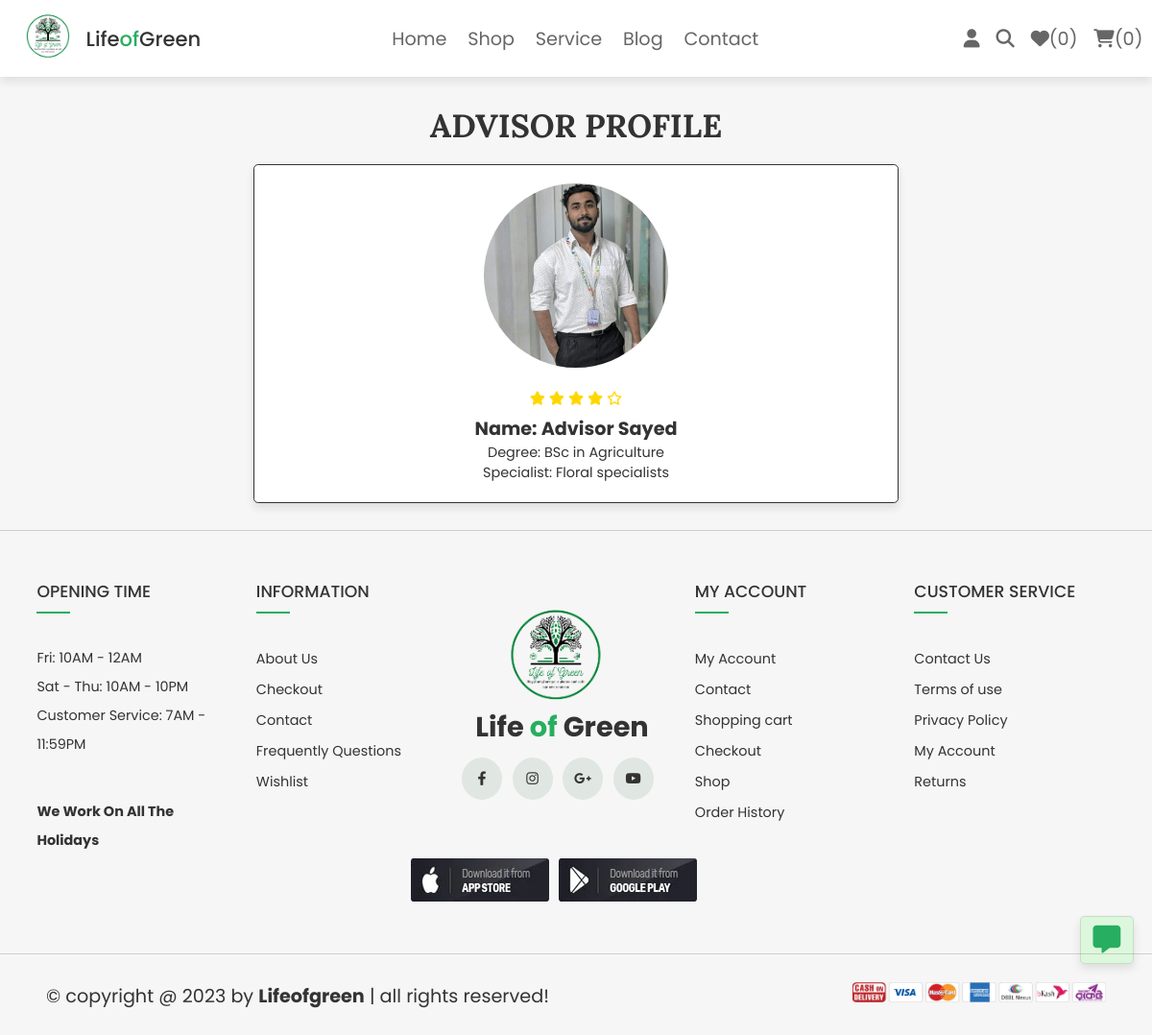
Screenshot of /advisor_details.php?advisor_id=34 (signed in) with the database file from the repository.
### tables this page shows
CREATE TABLE `users` (
  `id` int(100) NOT NULL,
  `name` varchar(100) NOT NULL,
  `email` varchar(100) NOT NULL,
  `password` varchar(100) NOT NULL,
  `user_type` varchar(20) NOT NULL DEFAULT 'user',
  `user_status` varchar(100) NOT NULL,
  `image` varchar(100) NOT NULL,
  `degree` varchar(100) NOT NULL,
  `specialist` varchar(100) NOT NULL
);

### advisor_details.php (the view, shortened to what this page needs)
<?php
@include 'config.php';
?>
<!DOCTYPE html>
<html lang="en">
<head>
    <link rel="stylesheet" href="https://cdnjs.cloudflare.com/ajax/libs/font-awesome/6.1.1/css/all.min.css">
    <link rel="stylesheet" href="css/style.css">
    <link rel="stylesheet" href="css/admin_style.css">
</head>
<body>
    <?php include 'header.php'; ?>
    <section class="update-profile">
        <h1 class="title">advisor profile</h1>
        <?php
        $user_id = $_GET['advisor_id'];
        $select_users = $conn->prepare("SELECT * FROM `users` WHERE id = {$user_id}");
        $select_users->execute();
        $fetch_users = $select_users->fetch(PDO::FETCH_ASSOC)
        ?>
        <form class="advisor-info">
            <img src="uploaded_img/<?= $fetch_users['image']; ?>" alt="">
            <div class="advisor-rating">
                <i class="fas fa-star"></i>
                <i class="fas fa-star"></i>
                <i class="fas fa-star"></i>
                <i class="fas fa-star"></i>
                <i class="far fa-star"></i>
            </div>
            <div>
                <p class="name">Name: <?= ucwords($fetch_users['name']);?></p>
                <p class="degree">Degree: <?= $fetch_users['degree']; ?></p>
                <p class="specialist">Specialist: <?= $fetch_users['specialist']; ?></p>
            </div>
        </form>
    </section>
    <?php include 'footer.php'; ?>
</body>
</html>

### css/style.css (style rules this page uses)
.advisor-info { padding: 3rem; font-size: 1.5rem; width: 80%; }
.advisor-info .name { font-size: 2rem; font-weight: bold; }
.advisor-info .advisor-rating i { color: gold; font-size: 1.5rem; cursor: pointer; padding: 1rem 0rem; }

### css/components.css (style rules this page uses)
:root { --green: #27ae60; --orange: #f39c12; --red: #e74c3c; --black: #333; --light-color: #666; --white: #fff; --light-bg: #f6f6f6; --border: .2rem solid var(--black); --box-shadow: 0 .5rem 1rem rgba(0, 0, 0, .1); --swiper-theme-color: #27ae60 !important; --outline: .1rem solid rgba(0, 0, 0, .1); --outline-hover: .2rem solid var(--black); }
* { font-family: 'Poppins', sans-serif; margin: 0; padding: 0; box-sizing: border-box; outline: none; border: none; text-decoration: none; color: var(--black); }
body { background-color: var(--light-bg); }
html { font-size: 60%; overflow-x: hidden; scroll-behavior: smooth; scroll-padding-top: 6.5rem; }
section { padding: 3rem 2rem; max-width: 1200px; margin: 0 auto; }
.title { text-align: center; margin-bottom: 2rem; text-transform: uppercase; color: var(--black); font-size: 3.5rem; font-family: 'Lora', sans-serif; }
.update-profile form { max-width: 70rem; margin: 0 auto; background-color: var(--white); box-shadow: var(--box-shadow); border: var(--border); border-radius: .5rem; padding: 2rem; text-align: center; }
.update-profile form img { height: 20rem; width: 20rem; margin-bottom: 1rem; border-radius: 50%; object-fit: cover; }

### rows the page displays
users: image (picture), name "Advisor Sayed", degree "BSc in Agriculture", specialist "Floral specialists"

### other values shown
$count_wishlist_items->rowCount() "0"
$count_cart_items->rowCount() "0"
